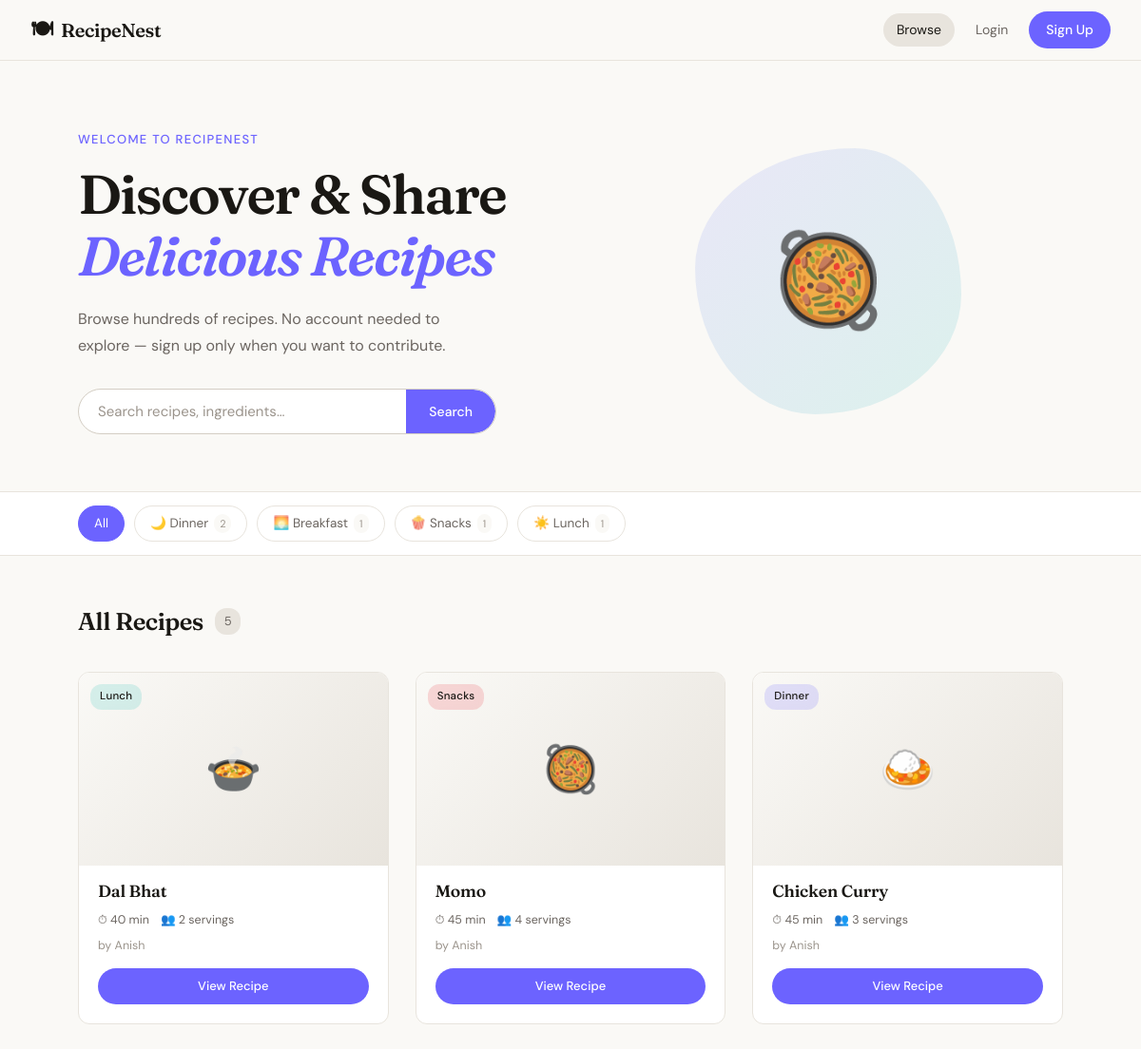
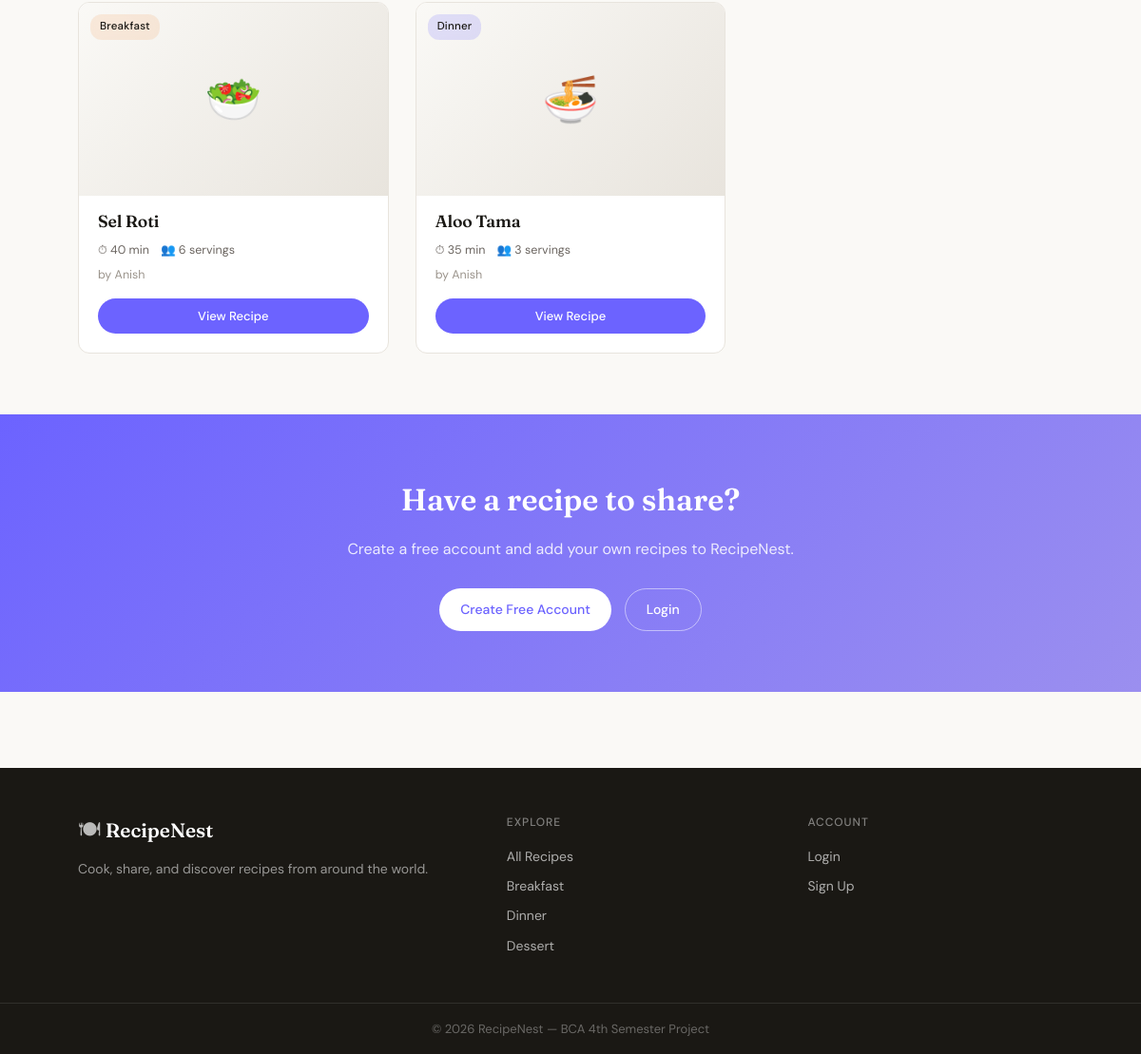
/php/index.php, run on the app's committed database (2 pictures, top to bottom).
### tables this page shows
CREATE TABLE IF NOT EXISTS recipes (
    id INT AUTO_INCREMENT PRIMARY KEY,
    user_id INT NOT NULL,
    title VARCHAR(200) NOT NULL,
    category VARCHAR(50) DEFAULT 'Uncategorized',
    ingredients TEXT NOT NULL,
    instructions TEXT NOT NULL,
    image VARCHAR(255) DEFAULT NULL,
    prep_time INT DEFAULT 0,
    cook_time INT DEFAULT 0,
    servings INT DEFAULT 1,
    created_at DATETIME DEFAULT CURRENT_TIMESTAMP,
    updated_at DATETIME DEFAULT CURRENT_TIMESTAMP ON UPDATE CURRENT_TIMESTAMP,
    FOREIGN KEY (user_id) REFERENCES users(id) ON DELETE CASCADE
);

CREATE TABLE IF NOT EXISTS users (
    id INT AUTO_INCREMENT PRIMARY KEY,
    username VARCHAR(100) NOT NULL,
    email VARCHAR(150) NOT NULL UNIQUE,
    password VARCHAR(255) NOT NULL,
    avatar_color VARCHAR(20) DEFAULT '#6c63ff',
    created_at DATETIME DEFAULT CURRENT_TIMESTAMP
);

### php/index.php (the view, shortened to what this page needs)
<?php
include 'config.php';
$category_filter = isset($_GET['category']) ? $conn->real_escape_string($_GET['category']) : '';
$search_query    = isset($_GET['q'])        ? $conn->real_escape_string($_GET['q'])        : '';
$per_page     = 9;
$current_page = isset($_GET['page']) ? max(1, intval($_GET['page'])) : 1;
$offset       = ($current_page - 1) * $per_page;
$where = "WHERE 1=1";
$total_result = $conn->query("SELECT COUNT(*) as c FROM recipes r $where");
$total_recipes = $total_result->fetch_assoc()['c'];
$sql = "SELECT r.*, u.username as author
        FROM recipes r
        JOIN users u ON r.user_id = u.id
        $where
        ORDER BY r.created_at DESC
        LIMIT $per_page OFFSET $offset";
$result = $conn->query($sql);
$cats_result = $conn->query("SELECT category, COUNT(*) as c FROM recipes GROUP BY category ORDER BY c DESC");
$extra_css  = ['home'];
include 'header.php';
?>
<section class="hero">
    <div class="hero-text">
        <p class="hero-eyebrow">Welcome to RecipeNest</p>
        <h1 class="hero-title">Discover &amp; Share<br><em>Delicious Recipes</em></h1>
        <p class="hero-sub">Browse hundreds of recipes. No account needed to explore — sign up only when you want to contribute.</p>
        <form class="hero-search" method="GET" action="index.php">
            <input type="text" name="q" placeholder="Search recipes, ingredients…" value="<?= htmlspecialchars($search_query) ?>">
            <button type="submit">Search</button>
        </form>
    </div>
    <div class="hero-graphic">
        <div class="hero-blob">
            <span class="hero-emoji">🥘</span>
        </div>
    </div>
</section>
<section class="category-bar-wrap">
    <div class="category-bar">
        <a href="index.php" class="cat-chip <?= !$category_filter ? 'active' : '' ?>">All</a>
        <?php
        $cats_result->data_seek(0);
        while ($cat = $cats_result->fetch_assoc()):
            $icons = ['Breakfast'=>'🌅','Lunch'=>'☀️','Dinner'=>'🌙','Snacks'=>'🍿','Dessert'=>'🍰','Uncategorized'=>'📋'];
            $icon  = $icons[$cat['category']] ?? '🍽';
        ?>
        <a href="index.php?category=<?= urlencode($cat['category']) ?><?= $search_query ? '&q='.urlencode($search_query) : '' ?>"
           class="cat-chip <?= $category_filter === $cat['category'] ? 'active' : '' ?>">
            <?= $icon ?> <?= htmlspecialchars($cat['category']) ?>
            <span class="cat-count"><?= $cat['c'] ?></span>
        </a>
        <?php endwhile; ?>
    </div>
</section>
<section class="recipes-section">
    <div class="section-header">
        <h2 class="section-title">
            <?php if ($search_query): ?>
                Results for "<?= htmlspecialchars($search_query) ?>"
            <?php elseif ($category_filter): ?>
                <?= htmlspecialchars($category_filter) ?> Recipes
            <?php else: ?>
                All Recipes
            <?php endif; ?>
            <span class="count-badge"><?= $total_recipes ?></span>
        </h2>
    </div>
    <?php if ($total_recipes === 0): ?>
        <div class="empty-state">
            <span class="empty-icon">🥗</span>
            <h3>No recipes found</h3>
            <p>Try a different search or <a href="index.php">browse all recipes</a></p>
        </div>
    <?php else: ?>
    <div class="recipe-grid" id="recipeGrid">
        <?php while ($row = $result->fetch_assoc()):
            $img = !empty($row['image']) ? "../uploads/" . htmlspecialchars($row['image']) : null;
            $cat_colors = ['Breakfast'=>'var(--cat-breakfast)','Lunch'=>'var(--cat-lunch)','Dinner'=>'var(--cat-dinner)',
                           'Snacks'=>'var(--cat-snacks)','Dessert'=>'var(--cat-dessert)','Uncategorized'=>'var(--cat-other)'];
            $cat_color  = $cat_colors[$row['category']] ?? 'var(--cat-other)';
        ?>
        <article class="recipe-card" data-category="<?= htmlspecialchars($row['category']) ?>">
            <a href="view.php?id=<?= $row['id'] ?>" class="card-img-link">
                <?php if ($img): ?>
                    <img src="<?= $img ?>" alt="<?= htmlspecialchars($row['title']) ?>" class="card-img" loading="lazy">
                <?php else: ?>
                    <div class="card-img-placeholder">
                        <span><?= ['🍲','🥘','🍛','🥗','🍜','🍝'][($row['id'] - 1) % 6] ?></span>
                    </div>
                <?php endif; ?>
                <span class="card-category" style="background:<?= $cat_color ?>"><?= htmlspecialchars($row['category']) ?></span>
            </a>
            <div class="card-body">
                <h3 class="card-title">
                    <a href="view.php?id=<?= $row['id'] ?>"><?= htmlspecialchars($row['title']) ?></a>
                </h3>
                <div class="card-meta">
                    <?php if ($row['prep_time'] || $row['cook_time']): ?>
                        <span class="meta-item">⏱ <?= ($row['prep_time'] + $row['cook_time']) ?> min</span>
                    <?php endif; ?>
                    <?php if ($row['servings']): ?>
                        <span class="meta-item">👥 <?= $row['servings'] ?> servings</span>
                    <?php endif; ?>
                </div>
                <p class="card-author">by <?= htmlspecialchars($row['author']) ?></p>
                <div class="card-actions">
                    <a href="view.php?id=<?= $row['id'] ?>" class="btn-view">View Recipe</a>
                </div>
            </div>
        </article>
        <?php endwhile; ?>
    </div>
    <?php endif; ?>
</section>
<?php if (!isset($_SESSION['user_id'])): ?>
<section class="cta-banner">
    <div class="cta-content">
        <h2>Have a recipe to share?</h2>
        <p>Create a free account and add your own recipes to RecipeNest.</p>
        <div class="cta-btns">
            <a href="signup.php" class="btn-primary">Create Free Account</a>
            <a href="login.php" class="btn-outline">Login</a>
        </div>
    </div>
</section>
<?php endif; ?>
<?php include 'footer.php'; ?>

### php/header.php (shortened to what this page needs)
<?php
$current_page = basename($_SERVER['PHP_SELF']);
?>
<!DOCTYPE html>
<html lang="en">
<head>
    <link rel="stylesheet" href="../css/base.css">
    <?php if (!empty($extra_css)): foreach ($extra_css as $f): ?>
        <link rel="stylesheet" href="../css/<?= $f ?>.css">
    <?php endforeach; endif; ?>
</head>
<body class="<?= $body_class ?? '' ?>">
<nav class="main-nav">
    <a href="../php/index.php" class="nav-logo">
        <span class="logo-icon">🍽</span>
        <span class="logo-text">RecipeNest</span>
    </a>
    <div class="nav-links">
        <a href="../php/index.php" class="nav-link <?= $current_page === 'index.php' ? 'active' : '' ?>">Browse</a>
        <?php if (isset($_SESSION['user_id'])): ?>
            <a href="../php/dashboard.php" class="nav-link <?= $current_page === 'dashboard.php' ? 'active' : '' ?>">Dashboard</a>
            <a href="../php/add.php" class="nav-btn">+ Add Recipe</a>
            <div class="nav-avatar" onclick="toggleDropdown()" title="<?= htmlspecialchars($_SESSION['username']) ?>">
                <?= strtoupper(substr($_SESSION['username'], 0, 1)) ?>
                <div class="nav-dropdown" id="navDropdown">
                    <span class="dropdown-user">Signed in as <strong><?= htmlspecialchars($_SESSION['username']) ?></strong></span>
                    <a href="../php/dashboard.php">My Dashboard</a>
                    <a href="../php/logout.php" class="dropdown-logout">Logout</a>
                </div>
            </div>
        <?php else: ?>
            <a href="../php/login.php" class="nav-link <?= $current_page === 'login.php' ? 'active' : '' ?>">Login</a>
            <a href="../php/signup.php" class="nav-btn">Sign Up</a>
        <?php endif; ?>
    </div>
</nav>

### php/footer.php (shortened to what this page needs)
<footer class="site-footer">
    <div class="footer-inner">
        <div class="footer-brand">
            <span class="logo-icon">🍽</span>
            <span class="logo-text">RecipeNest</span>
            <p>Cook, share, and discover recipes from around the world.</p>
        </div>
        <div class="footer-links-col">
            <h4>Explore</h4>
            <a href="../php/index.php">All Recipes</a>
            <a href="../php/index.php?category=Breakfast">Breakfast</a>
            <a href="../php/index.php?category=Dinner">Dinner</a>
            <a href="../php/index.php?category=Dessert">Dessert</a>
        </div>
        <div class="footer-links-col">
            <h4>Account</h4>
            <?php if (isset($_SESSION['user_id'])): ?>
                <a href="../php/dashboard.php">Dashboard</a>
                <a href="../php/add.php">Add Recipe</a>
                <a href="../php/logout.php">Logout</a>
            <?php else: ?>
                <a href="../php/login.php">Login</a>
                <a href="../php/signup.php">Sign Up</a>
            <?php endif; ?>
        </div>
    </div>
    <div class="footer-bottom">
        <p>&copy; 2026 RecipeNest &mdash; BCA 4th Semester Project</p>
    </div>
</footer>
</body>
</html>

### css/base.css (style rules this page uses)
:root { --font-display: 'Fraunces', Georgia, serif; --font-body: 'DM Sans', system-ui, sans-serif; --clr-bg: #faf9f6; --clr-surface: #ffffff; --clr-border: #e8e4dd; --clr-border2: #d4cec4; --clr-text: #1a1814; --clr-muted: #6b6560; --clr-hint: #9b948c; --clr-primary: #6c63ff; --clr-primary-d:#5549e0; --clr-teal: #2ec4b6; --clr-amber: #f4a261; --clr-rose: #e63946; --clr-pink: #f72585; --cat-breakfast: rgba(244,162,97,0.18); --cat-lunch: rgba(46,196,182,0.18); --cat-dinner: rgba(108,99,255,0.18); --cat-snacks: rgba(230,57,70,0.18); --cat-dessert: rgba(247,37,133,0.18); --cat-other: rgba(155,148,140,0.18); --nav-h: 64px; --radius: 12px; --radius-sm: 8px; --shadow: 0 2px 12px rgba(0,0,0,.07); --shadow-md: 0 4px 24px rgba(0,0,0,.10); }
*, *::before, *::after { box-sizing: border-box; margin: 0; padding: 0; }
html { scroll-behavior: smooth; }
body { font-family: var(--font-body); background: var(--clr-bg); color: var(--clr-text); font-size: 16px; line-height: 1.65; min-height: 100vh; }
a { color: inherit; text-decoration: none; }
button { font-family: inherit; cursor: pointer; }
input, textarea, select { font-family: inherit; font-size: 15px; }
.main-nav { position: sticky; top: 0; z-index: 100; height: var(--nav-h); background: rgba(250,249,246,0.92); backdrop-filter: blur(12px); border-bottom: 1px solid var(--clr-border); display: flex; align-items: center; justify-content: space-between; padding: 0 32px; gap: 24px; }
.nav-logo { display: flex; align-items: center; gap: 8px; font-family: var(--font-display); font-size: 1.25rem; font-weight: 600; color: var(--clr-text); letter-spacing: -0.02em; }
.logo-icon { font-size: 1.4rem; }
.nav-links { display: flex; align-items: center; gap: 8px; }
.nav-link { padding: 6px 14px; font-size: 14px; font-weight: 400; color: var(--clr-muted); border-radius: 20px; transition: all 0.18s; }
.nav-link:hover, .nav-link.active { color: var(--clr-text); background: var(--clr-border); }
.nav-btn { padding: 8px 18px; font-size: 14px; font-weight: 500; background: var(--clr-primary); color: #fff; border-radius: 20px; transition: background 0.18s, transform 0.12s; }
.site-footer { background: var(--clr-text); color: rgba(255,255,255,0.7); margin-top: 80px; padding: 48px 0 0; }
.footer-inner { max-width: 1100px; margin: 0 auto; padding: 0 32px 40px; display: grid; grid-template-columns: 1.5fr 1fr 1fr; gap: 48px; }
.footer-brand .logo-text { font-family: var(--font-display); font-size: 1.3rem; font-weight: 600; color: #fff; }
.footer-brand p { margin-top: 10px; font-size: 14px; line-height: 1.7; color: rgba(255,255,255,0.55); }
.footer-links-col h4 { font-size: 12px; font-weight: 500; letter-spacing: 0.08em; text-transform: uppercase; color: rgba(255,255,255,0.45); margin-bottom: 14px; }
.footer-links-col a { display: block; font-size: 14px; color: rgba(255,255,255,0.65); margin-bottom: 8px; transition: color 0.15s; }
.footer-bottom { border-top: 1px solid rgba(255,255,255,0.1); padding: 16px 32px; text-align: center; font-size: 13px; color: rgba(255,255,255,0.35); }
.btn-primary { display: inline-flex; align-items: center; padding: 10px 22px; background: var(--clr-primary); color: #fff; border: none; border-radius: 24px; font-size: 14px; font-weight: 500; cursor: pointer; transition: background 0.18s, transform 0.12s; text-decoration: none; }
.btn-outline { display: inline-flex; align-items: center; padding: 10px 22px; background: transparent; color: var(--clr-text); border: 1.5px solid var(--clr-border2); border-radius: 24px; font-size: 14px; font-weight: 500; cursor: pointer; transition: border-color 0.18s, background 0.18s; text-decoration: none; }

### data on the page
recipes: id "🍲", category "Lunch", title "Dal Bhat", $row['prep_time'] + $row['cook_time'] "40", servings "2", user.username "Anish"
recipes: id "🥘", category "Snacks", title "Momo", $row['prep_time'] + $row['cook_time'] "45", servings "4", user.username "Anish"
recipes: id "🍛", category "Dinner", title "Chicken Curry", $row['prep_time'] + $row['cook_time'] "45", servings "3", user.username "Anish"
recipes: id "🥗", category "Breakfast", title "Sel Roti", $row['prep_time'] + $row['cook_time'] "40", servings "6", user.username "Anish"
recipes: id "🍜", category "Dinner", title "Aloo Tama", $row['prep_time'] + $row['cook_time'] "35", servings "3", user.username "Anish"

### other printed values
$icon "🌙"
$cat['category'] "Dinner"
$cat['c'] "2"
$icon "🌅"
$cat['category'] "Breakfast"
$cat['c'] "1"
$icon "🍿"
$cat['category'] "Snacks"
$icon "☀️"
$cat['category'] "Lunch"
$total_recipes "5"
